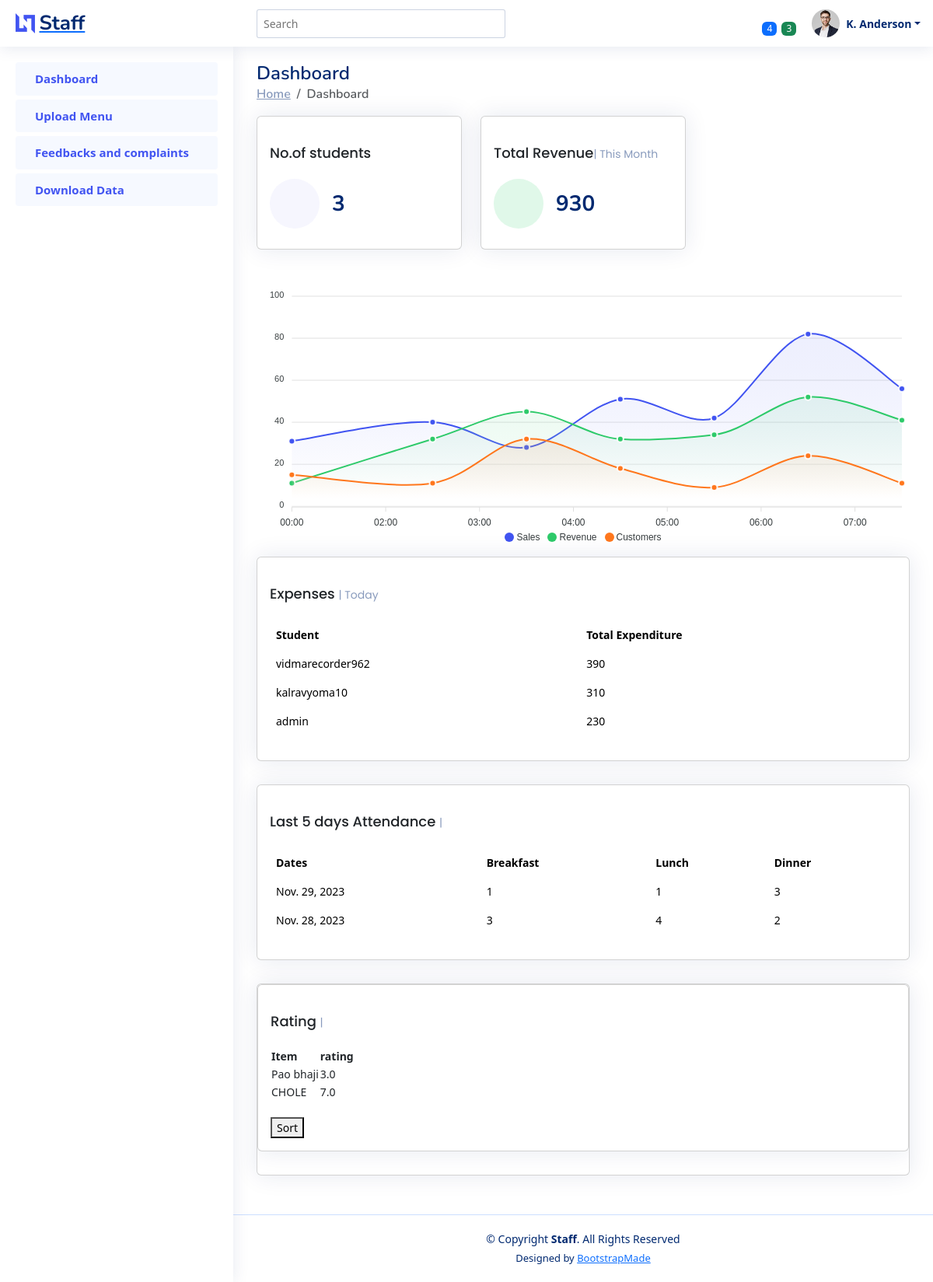
/polls/Exp, run on the app's committed database.
### polls/models.py (models this page shows)
class Expenditure(models.Model):
    name=models.CharField(max_length=350)
    exp=models.CharField(max_length=350,default="0")

class AT2(models.Model):
    date=date = models.DateField( null=True)
    Dinner = models.CharField(max_length=20,default="0")
    breakfast = models.CharField(max_length=20,default="0")
    lunch = models.CharField(max_length=20,default="0")

class Rating(models.Model):
    menu_item = models.ForeignKey(MenuItem, on_delete=models.CASCADE)
    rating = models.IntegerField()
    person = models.IntegerField()
    avg = models.IntegerField()

class MenuItem(models.Model):
    date = models.DateField( null=True )
    item = models.CharField(max_length=255)
    total_rating = models.IntegerField(default=0)
    number_of_ratings = models.IntegerField(default=0)
    def __str__(self):
        return self.item

### polls/views.py (the view)
# urls.py: path('Exp',views.expenditure,name='downljhuodad'),
def expenditure(request):
    ER=Expenditure.objects.all()
    a=0
    h=0
    for i in ER:
        h=h+1
        a=int(i.exp)+a
    FT=AT2.objects.all()
    FTE=Rating.objects.all()
    for i in FTE:
        i.avg=i.rating/i.person
        i.save()
    return render(request,"staff2.html",{"ER":ER,"FT":FT,"a":a,"h":h,"FTE":FTE})

### polls/templates/staff2.html (shortened to what this page needs)
<!DOCTYPE html>
<html lang="en">
<head>
</head>
<body>
  <header id="header" class="header fixed-top d-flex align-items-center">
    <div class="d-flex align-items-center justify-content-between">
      <a href="staff2" class="logo d-flex align-items-center">
        <img src="assets/img/logo.png" alt="">
        <span class="d-none d-lg-block">Staff</span>
      </a>
    </div>
    <div class="search-bar">
      <form class="search-form d-flex align-items-center" method="POST" action="#">
        <input type="text" name="query" placeholder="Search" title="Enter search keyword">
      </form>
    </div>
    <nav class="header-nav ms-auto">
      <ul class="d-flex align-items-center">
        <li class="nav-item dropdown">
          <a class="nav-link nav-icon" href="#" data-bs-toggle="dropdown">
            <span class="badge bg-primary badge-number">4</span>
          </a>
        </li>
        <li class="nav-item dropdown">
          <a class="nav-link nav-icon" href="#" data-bs-toggle="dropdown">
            <span class="badge bg-success badge-number">3</span>
          </a>
        </li>
        <li class="nav-item dropdown pe-3">
          <a class="nav-link nav-profile d-flex align-items-center pe-0" href="#" data-bs-toggle="dropdown">
            <img src="assets/img/profile-img.jpg" alt="Profile" class="rounded-circle">
            <span class="d-none d-md-block dropdown-toggle ps-2">K. Anderson</span>
          </a>
        </li>
      </ul>
    </nav>
  </header>
  <aside id="sidebar" class="sidebar">
    <ul class="sidebar-nav" id="sidebar-nav">
      <li class="nav-item">
        <a class="nav-link " href="staff2">
          <span>Dashboard</span>
        </a>
      </li>
      <li class="nav-item">
        <a class="nav-link " href="down">
          <span>Upload Menu</span>
        </a>
      </li>
    <li class="nav-item">
        <a class="nav-link " href="staff-dashboard/">
          <span>Feedbacks and complaints</span>
        </a>
      </li>
      <li class="nav-item">
        <a class="nav-link " href="data">
          <span>Download Data</span>
        </a>
      </li>
    </ul>
  </aside>
  <main id="main" class="main">
    <div class="pagetitle">
      <h1>Dashboard</h1>
      <nav>
        <ol class="breadcrumb">
          <li class="breadcrumb-item"><a href="index.html">Home</a></li>
          <li class="breadcrumb-item active">Dashboard</li>
        </ol>
      </nav>
    </div>
    <section class="section dashboard">
      <div class="row">
        <div class="col-lg-8">
          <div class="row">
            <div class="col-xxl-4 col-md-6">
              <div class="card info-card sales-card">
                <div class="filter">
                  <a class="icon" href="#" data-bs-toggle="dropdown"></a>
                </div>
                <div class="card-body">
                  <h5 class="card-title">No.of students </h5>
                  <div class="d-flex align-items-center">
                    <div class="card-icon rounded-circle d-flex align-items-center justify-content-center">
                    </div>
                    <div class="ps-3">
                      <h6>{{h}}</h6>
                    </div>
                  </div>
                </div>
              </div>
            </div>
            <div class="col-xxl-4 col-md-6">
              <div class="card info-card revenue-card">
                <div class="filter">
                  <a class="icon" href="#" data-bs-toggle="dropdown"></a>
                </div>
                <div class="card-body">
                  <h5 class="card-title">Total Revenue<span>| This Month</span></h5>
                  <div class="d-flex align-items-center">
                    <div class="card-icon rounded-circle d-flex align-items-center justify-content-center">
                    </div>
                    <div class="ps-3">
                      <h6>{{a}}</h6>
                    </div>
                  </div>
                </div>
              </div>
            </div>
                </div>
              </div>
            </div>
                  <div id="reportsChart"></div>
            <div class="col-12">
              <div class="card recent-sales overflow-auto">
                <div class="filter">
                  <a class="icon" href="#" data-bs-toggle="dropdown"></a>
                </div>
                <div class="card-body">
                  <h5 class="card-title">Expenses <span>| Today</span></h5>
                  <table class="table table-borderless datatable">
                    <thead>
                      <tr>
                        <th scope="col">Student </th>
                        <th scope="col">Total Expenditure</th>
                      </tr>
                    </thead>
                    <tbody>
                      {% for fees in ER %}
                  <tr>
                  <td>{{fees.name}} </td>
                  <td>{{ fees.exp}} </td>
                  </tr>
                  {% endfor %}
                  </tbody>
                  </table>
                </div>
              </div>
            </div>
            <div class="col-12">
              <div class="card recent-sales overflow-auto">
                <div class="filter">
                  <a class="icon" href="#" data-bs-toggle="dropdown"></a>
                </div>
                <div class="card-body">
                  <h5 class="card-title">Last 5 days Attendance <span>| </span></h5>
                  <table class="table table-borderless datatable">
                    <thead>
                      <tr>
                        <th scope="col">Dates </th>
                        <th scope="col">Breakfast</th>
                        <th scope="col">Lunch</th>
                        <th scope="col">Dinner</th>
                      </tr>
                    </thead>
                    <tbody>
                      {% for fees in FT %}
                  <tr>
                  <td>{{fees.date}} </td>
                  <td>{{ fees.breakfast}} </td>
                  <td>{{ fees.lunch}} </td>
                  <td>{{ fees.Dinner}} </td>
                  </tr>
                  {% endfor %}
                  </tbody>
                  </table>
                </div>
              </div>
            </div>
          <div class="col-12">
            <div class="card recent-sales overflow-auto">
              <div class="filter">
                <a class="icon" href="#" data-bs-toggle="dropdown"></a>
              </div>
              <div class="card recent-sales overflow-auto">
                <div class="filter">
                  <a class="icon" href="#" data-bs-toggle="dropdown"></a>
                </div>
                <div class="card-body">
                  <h5 class="card-title">Rating <span>| </span></h5>
                  <table id="myTable">
                    <tr>
                      <th>Item</th>
                      <th>rating</th>
                    </tr>
                    {% for fees in FTE %}
                    <tr>
                    <td>{{fees.menu_item}} </td>
                    <td>{{ fees.avg}} </td>
                    </tr>
                    {% endfor %}
                  </table>
                  <br>
                  <button onclick="sortTable(0)">Sort</button>
            </div>
          </div>
            </div>
          </div>
  </main>
  <footer id="footer" class="footer">
    <div class="copyright">
      &copy; Copyright <strong><span>Staff</span></strong>. All Rights Reserved
    </div>
    <div class="credits">
      Designed by <a href="https://bootstrapmade.com/">BootstrapMade</a>
    </div>
  </footer>
</body>
</html>

### data on the page
Expenditure: name "vidmarecorder962", exp "390"
Expenditure: name "kalravyoma10", exp "310"
Expenditure: name "admin", exp "230"
AT2: date "Nov. 29, 2023", breakfast "1", lunch "1", Dinner "3"
AT2: date "Nov. 28, 2023", breakfast "3", lunch "4", Dinner "2"
Rating: menu_item "Pao bhaji", avg "3.0"
Rating: menu_item "CHOLE", avg "7.0"

### other printed values
{{ h }} "3"
{{ a }} "930"
